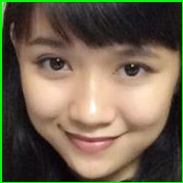
#> input picture data_pics/people/tokimngoc/crop/14220939609271_n.jpg, 183 x 183 px, given as the content of the folder pics, which was not available
$ python faceDetect.py
#> lines starting #> are read from the running program, lines starting #| are printed output that depends on the picture; after the words box and inside, x2 and y2 are one past the last pixel; in counts of white or black regions, pixels touching at a corner belong together; pictures that were not available may be replaced by others from this repository, and a replacement may not be noted
import cv2
import sys
import numpy as np
import time
import shutil
import os
#------------------------------------------------

def facedetect():
    countfaces = 0

    cascade_faces = [
    "haarcascade_frontalface_default.xml",
    "haarcascade_frontalface_alt.xml",
    "haarcascade_frontalface_alt2.xml",
    "haarcascade_frontalface_alt_tree.xml",
    "haarcascade_profileface.xml"]
    for i in cascade_faces:
        print(i)
        for file_type in ['pics']:
            for img in os.listdir(file_type):
                imagePath = file_type+'/'+img
                cascadePath = "haarcascade/"+i
                countfaces += checkFaceImage(imagePath, img, cascadePath, 0)

    cascade_eyes = [
    "haarcascade_eye_tree_eyeglasses.xml",
    "haarcascade_eye.xml",
    "haarcascade_righteye_2splits.xml"]
    for i in cascade_eyes:
        print(i)
        for file_type in ['pics']:
            for img in os.listdir(file_type):
                imagePath = file_type+'/'+img
                cascadePath = "haarcascade/"+i
                countfaces += checkFaceImage(imagePath, img, cascadePath, 1)


    #print ('Total Pictures: ' + str(count))
    print ('Found:          ' + str(countfaces) + ' faces')


def checkFaceImage(imagePath,nameimage, cascadePath, check):
#> called with imagePath = 'pics/14220939609271_n.jpg', nameimage = '14220939609271_n.jpg', check = 0
    countface = 0
    face_cascade = cv2.CascadeClassifier(cascadePath)

    # Read the image
    img = cv2.imread(imagePath)
#> img is the input picture: shape (183, 183, 3); mean B, G, R 79.4, 100, 111.8
    gray = cv2.cvtColor(img, cv2.COLOR_BGR2GRAY)
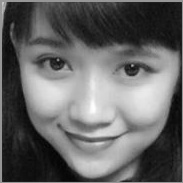
#> gray: shape (183, 183); min 2, max 254, mean 101.2

    # Detect faces in the image
    faces = face_cascade.detectMultiScale(gray, 1.3, 5)
#> faces = ()

    # Draw a rectangle around the faces
    for (x, y, w, h) in faces:
        #cv2.rectangle(img, (x, y), (x+w, y+h), (0, 255, 0), 2)
        cv2.rectangle(img, (x, y), (x+w, y+h), (0, 255, 0), 2)
#> this loop made 0 passes

    #print("Found {0} faces!".format(len(faces)))

    #crop image
    if(len(faces) > 0) :
        if(check == 0):
            crop_img = img[y:y+h, x:x+w]
            newcropimage = "crop/"+nameimage
            grayface = cv2.cvtColor(crop_img, cv2.COLOR_BGR2GRAY)
            cv2.imwrite(newcropimage,grayface)

        newimagePath = "pos/"+nameimage
        imageShow = cv2.imread(imagePath)
        cv2.imshow("Pictures", cv2.resize(imageShow, (240, 320)))
        cv2.waitKey(100)
        #cv2.imwrite(newimage,img)
        #shutil.copy2(imagePath,newimage)
        #os.rename("path/to/current/file.foo", "path/to/new/desination/for/file.foo")
        shutil.move(imagePath, newimagePath)
        countface +=len(faces)
    else:
        newimage = "neg/"+nameimage
        #cv2.imwrite(newimage,img)
        #shutil.copy2(imagePath,newimage)
    return countface

def mkdir(text):
    if not os.path.exists(text):
        os.makedirs(text)

if __name__ == "__main__":
    facedetect()
#> in facedetect, `cascade_eyes = [ "haarcascade_eye_tree_eyeglasses.xml", "haarcascade_e..`: cascade_eyes = ['haarcascade_eye_tree_eyeglasses.xml', 'haarcascade_eye.xml', 'haarcascade_righteye_2splits.xml']
#| haarcascade_eye_tree_eyeglasses.xml
#> in checkFaceImage (call 6), `faces = face_cascade.detectMultiScale(gray, 1.3, 5)`: faces = [[31, 42, 46, 46], [108, 47, 46, 46]]
#> the loop in checkFaceImage (call 6), `for (x, y, w, h) in faces:` made 2 passes
#> after the loop in checkFaceImage (call 6), `for (x, y, w, h) in faces:`:
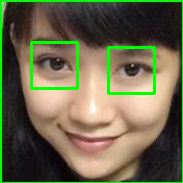
#> img: shape (183, 183, 3); 3.27% of pixels changed, all inside (x1, y1, x2, y2) = (30, 41, 156, 95)
#> in checkFaceImage (call 6), `cv2.imshow("Pictures", cv2.resize(imageShow, (240, 320)))`:
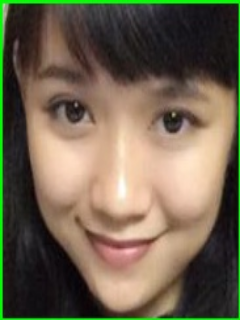
#> window 'Pictures': shape (320, 240, 3); mean B, G, R 79.3, 99.8, 111.7
#> in checkFaceImage (call 6), `countface +=len(faces)`: countface = 2
